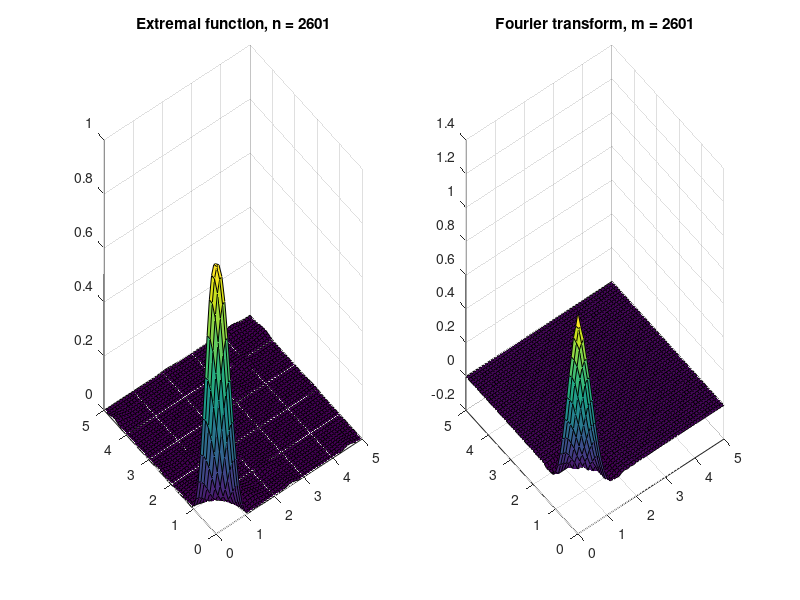

MATLAB code to generate this figure:
%clear all
%close all

%Read data
f2D  = dlmread('f2D.txt');
fh2D = dlmread('fh2D.txt');

x2D      = dlmread('x2D.txt');
xi2D     = dlmread('xi2D.txt');

x2  = x2D;  x1  = x2D';
xi2 = xi2D; xi1 = xi2D';


figure(2)
subplot(1,2,1)
%surf(x1,x2,f2D,ones(length(x2),length(x2))* 0.5)
surf(x1,x2,f2D)
xlim([0, max(max(x1))])
ylim([0, max(max(x2))])
format = 'Extremal function, n = %g';
title(sprintf(format, length(f2D)^2))

subplot(1,2,2)
%surf(xi1,xi2,fh2D,ones(length(xi2),length(xi2))* 0.5)
surf(xi1,xi2,fh2D)
format = 'Fourier transform, m = %g';
title(sprintf(format, length(fh2D)^2))

%[normalized_dev_f, normalized_dev_fhat] = normalized_dev_2D(f2D,x2D,fh2D,xi2D);


